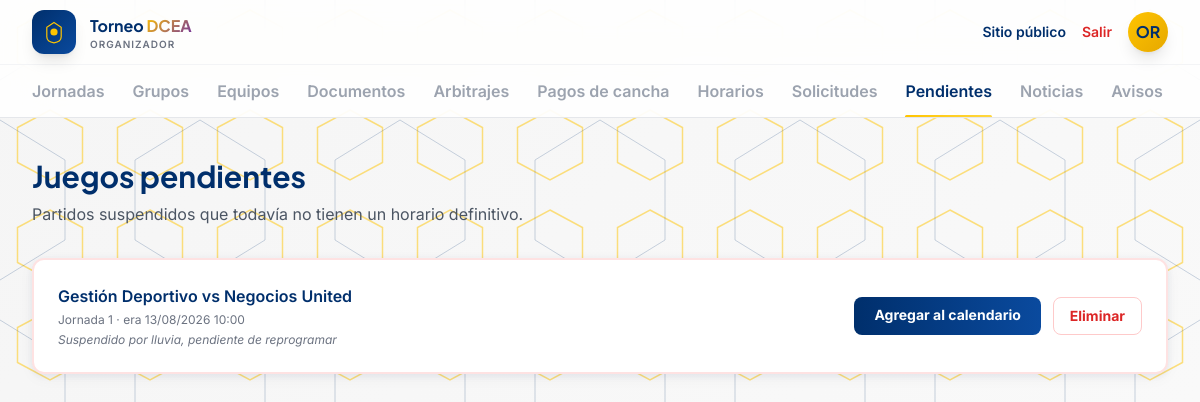
The app's page /admin/pendientes (signed in) with its own data.
### app/models/usuarios.py (models this page shows, shortened)
class Usuario(UserMixin, db.Model):
    __tablename__ = "usuarios"
    id = db.Column(db.Integer, primary_key=True)
    nombre = db.Column(db.String(120), nullable=False)
    email = db.Column(db.String(150), unique=True, nullable=False)
    password_hash = db.Column(db.String(255), nullable=False)
    rol = db.Column(db.String(30), nullable=False)  # organizador, ayudante, capitan

### app/models/partidos.py (models this page shows, shortened)
class Partido(db.Model):
    __tablename__ = "partidos"
    id = db.Column(db.Integer, primary_key=True)
    jornada_id = db.Column(db.Integer, db.ForeignKey("jornadas.id"), nullable=False)
    equipo_local_id = db.Column(db.Integer, db.ForeignKey("equipos.id"), nullable=False)
    equipo_visitante_id = db.Column(db.Integer, db.ForeignKey("equipos.id"), nullable=False)
    cancha_id = db.Column(db.Integer, db.ForeignKey("canchas.id"))
    arbitro_id = db.Column(db.Integer, db.ForeignKey("arbitros.id"))
    fecha = db.Column(db.Date, nullable=False)
    hora = db.Column(db.Time, nullable=False)
    estado = db.Column(db.String(20), default="programado")
    resultado_local = db.Column(db.Integer)
    resultado_visitante = db.Column(db.Integer)
    nota = db.Column(db.String(300))  # motivo de suspension, etc.
    costo_arbitraje = db.Column(db.Integer, default=400)
    arbitraje_pagado_local = db.Column(db.Boolean, default=False)
    arbitraje_pagado_visitante = db.Column(db.Boolean, default=False)
    recordatorio_dia_antes_enviado = db.Column(db.Boolean, default=False)
    recordatorio_hora_antes_enviado = db.Column(db.Boolean, default=False)
    equipo_local = db.relationship("Equipo", foreign_keys=[equipo_local_id])
    equipo_visitante = db.relationship("Equipo", foreign_keys=[equipo_visitante_id])
    eventos = db.relationship("EventoPartido", backref="partido", lazy=True)
    detalles = db.relationship("DetallePartidoEquipo", backref="partido", lazy=True)

class Jornada(db.Model):
    __tablename__ = "jornadas"
    id = db.Column(db.Integer, primary_key=True)
    fase_id = db.Column(db.Integer, db.ForeignKey("fases.id"), nullable=False)
    numero = db.Column(db.Integer, nullable=False)
    fecha_referencia = db.Column(db.Date)
    estado = db.Column(db.String(20), default="borrador")  # borrador, publicada
    publicada_por_id = db.Column(db.Integer, db.ForeignKey("usuarios.id"))
    fecha_publicacion = db.Column(db.DateTime)
    partidos = db.relationship("Partido", backref="jornada", lazy=True, order_by="Partido.fecha")

### app/models/equipos.py (models this page shows, shortened)
class Equipo(db.Model):
    __tablename__ = "equipos"
    id = db.Column(db.Integer, primary_key=True)
    organizacion_id = db.Column(db.Integer, db.ForeignKey("organizaciones.id"), nullable=False)
    nombre = db.Column(db.String(120), nullable=False)
    escudo_url = db.Column(db.String(300))
    capitan_id = db.Column(db.Integer, db.ForeignKey("usuarios.id"))
    inscripciones = db.relationship("Inscripcion", backref="equipo", lazy=True)
    rosters = db.relationship("Roster", backref="equipo", lazy=True)

### app/routes/admin.py (the view)
@admin_bp.route("/pendientes")
@login_required
@requiere_rol("organizador", "ayudante")
def pendientes():
    lista = Partido.query.filter_by(estado="suspendido").order_by(Partido.fecha).all()
    return render_template("admin/pendientes.html", partidos=lista)

### app/utils.py (called while the page is built)
def requiere_rol(*roles):
    def decorator(f):
        @wraps(f)
        def wrapped(*args, **kwargs):
            if not current_user.is_authenticated or current_user.rol not in roles:
                abort(403)
            return f(*args, **kwargs)
        return wrapped
    return decorator

### app/templates/admin/pendientes.html (shortened to what this page needs)
{% extends "admin/base.html" %}
{% block content %}
<h1 class="font-display text-3xl font-bold text-navy mb-2">Juegos pendientes</h1>
<p class="text-gray-600 mb-8">Partidos suspendidos que todavía no tienen un horario definitivo.</p>
<div class="space-y-4">
  {% for p in partidos %}
    <div class="bg-white rounded-xl shadow-card border-2 border-red-100 p-6 flex items-center justify-between flex-wrap gap-4">
      <div>
        <p class="font-semibold text-navy">{{ p.equipo_local.nombre }} vs {{ p.equipo_visitante.nombre }}</p>
        <p class="text-xs text-gray-500 mt-1">Jornada {{ p.jornada.numero }} · era {{ p.fecha.strftime('%d/%m/%Y') }} {{ p.hora.strftime('%H:%M') }}</p>
        {% if p.nota %}<p class="text-xs text-gray-500 mt-1 italic">{{ p.nota }}</p>{% endif %}
      </div>
      <div class="flex gap-3 flex-wrap">
        <a href="{{ url_for('admin.reprogramar_pendiente', partido_id=p.id) }}" class="bg-gradient-to-r from-navy to-navy-light text-white font-bold px-5 py-2 rounded-lg text-sm">Agregar al calendario</a>
        <form method="POST" action="{{ url_for('admin.eliminar_pendiente', partido_id=p.id) }}" onsubmit="return confirm('¿Eliminar este partido pendiente por completo?');">
          <button type="submit" class="text-red-600 hover:text-red-800 font-bold px-4 py-2 text-sm border border-red-200 rounded-lg hover:bg-red-50">Eliminar</button>
        </form>
      </div>
    </div>
  {% else %}
    <p class="text-gray-500">No hay partidos pendientes por el momento.</p>
  {% endfor %}
</div>
{% endblock %}

### app/templates/admin/base.html (shortened to what this page needs)
<!DOCTYPE html>
<html lang="es">
<head>
<script src="https://cdn.tailwindcss.com"></script>
</head>
<body>
<header class="sticky top-0 z-40 bg-white/85 backdrop-blur-xl border-b border-gray-200">
  <div class="max-w-7xl mx-auto px-5 sm:px-8 h-16 flex items-center justify-between">
    <a href="{{ url_for('admin.dashboard') }}" class="flex items-center gap-3.5">
      <div class="w-11 h-11 rounded-xl bg-gradient-to-br from-navy to-navy-light flex items-center justify-center shadow-lg">
        <svg width="24" height="24" viewBox="0 0 40 40" fill="none">
          <path d="M20 4 L32 12 V28 C32 34 28 37 20 38 C12 37 8 34 8 28 V12 Z" stroke="#FFC400" stroke-width="2" fill="none"/>
          <circle cx="20" cy="20" r="6" fill="#FFC400"/>
        </svg>
      </div>
      <div class="leading-tight">
        <p class="font-display font-bold text-navy text-[15px] sm:text-base">Torneo <span class="gradient-accent">DCEA</span></p>
        <p class="text-[10px] text-gray-500 tracking-widest uppercase font-semibold hidden sm:block">Organizador</p>
      </div>
    </a>
    <div class="flex items-center gap-4">
      <a href="{{ url_for('public.home') }}" class="text-sm font-semibold text-navy hover:text-gold hidden sm:inline">Sitio público</a>
      <a href="{{ url_for('admin.logout') }}" class="text-sm font-semibold text-red-600 hover:text-red-800">Salir</a>
      <div class="w-10 h-10 rounded-full bg-gradient-to-br from-gold to-gold-dark text-navy font-display font-bold flex items-center justify-center shadow-lg">
        {{ current_user.nombre[:2].upper() if current_user.is_authenticated else '' }}
      </div>
    </div>
  </div>
  <nav class="max-w-7xl mx-auto px-5 sm:px-8 flex gap-7 border-t border-gray-100 overflow-x-auto">
    {% macro navlink(endpoint, label) %}
      <a href="{{ url_for(endpoint) }}" class="tab-link {{ 'active' if request.endpoint == endpoint }}">{{ label }}</a>
    {% endmacro %}
    {{ navlink('admin.dashboard', 'Jornadas') }}
    {{ navlink('admin.grupos', 'Grupos') }}
    {{ navlink('admin.equipos', 'Equipos') }}
    {{ navlink('admin.documentos', 'Documentos') }}
    {{ navlink('admin.arbitrajes', 'Arbitrajes') }}
    {{ navlink('admin.pagos_cancha', 'Pagos de cancha') }}
    {{ navlink('admin.horarios', 'Horarios') }}
    {{ navlink('admin.solicitudes', 'Solicitudes') }}
    {{ navlink('admin.pendientes', 'Pendientes') }}
    {{ navlink('admin.noticias', 'Noticias') }}
    {{ navlink('admin.avisos', 'Avisos') }}
  </nav>
</header>
<main class="max-w-7xl mx-auto px-5 sm:px-8 py-10">
  {% block content %}{% endblock %}
</main>
</body>
</html>

### app/templates/admin/base.html (style rules this page uses)
* { box-sizing: border-box; }
body { font-family: 'Inter', sans-serif; min-height: 100vh; position: relative; background: linear-gradient(135deg, #F5F5F5 0%, #FAFAFA 100%); overflow-x: hidden; }
body::before { content: ''; position: fixed; top: 0; left: 0; width: 100%; height: 100%; z-index: -2; background-repeat: repeat; background-size: 100px 100px; pointer-events: none; }
body::after { content: ''; position: fixed; top: 0; left: 0; width: 100%; height: 100%; z-index: -2; background-repeat: repeat; background-size: 200px 200px; background-position: 100px 100px; pointer-events: none; }
main { position: relative; z-index: 1; }
.font-display { font-family: 'Plus Jakarta Sans', sans-serif; }
.tab-link { position: relative; font-weight: 600; color: #9CA3AF; padding: 14px 0; white-space: nowrap; }
.tab-link.active { color: #002F6C; }
.tab-link.active::after { content: ''; position: absolute; left: 0; right: 0; bottom: -1px; height: 3px; background: linear-gradient(90deg, #FFC400, #FFD740); border-radius: 2px; }
.gradient-accent { background: linear-gradient(135deg, #FFC400, #7030A0); -webkit-background-clip: text; -webkit-text-fill-color: transparent; background-clip: text; }

### records on screen
Usuario: nombre "OR"
Partido: equipo_local.nombre "Gestión Deportivo", equipo_visitante.nombre "Negocios United", jornada.numero "1", fecha "13/08/2026", hora "10:00", nota "Suspendido por lluvia, pendiente de reprogramar"

### other values on screen
{{ label }} "Jornadas Grupos Equipos Documentos Arbitrajes Pagos de cancha Horarios Solicitudes Pendientes Noticias Avisos"
